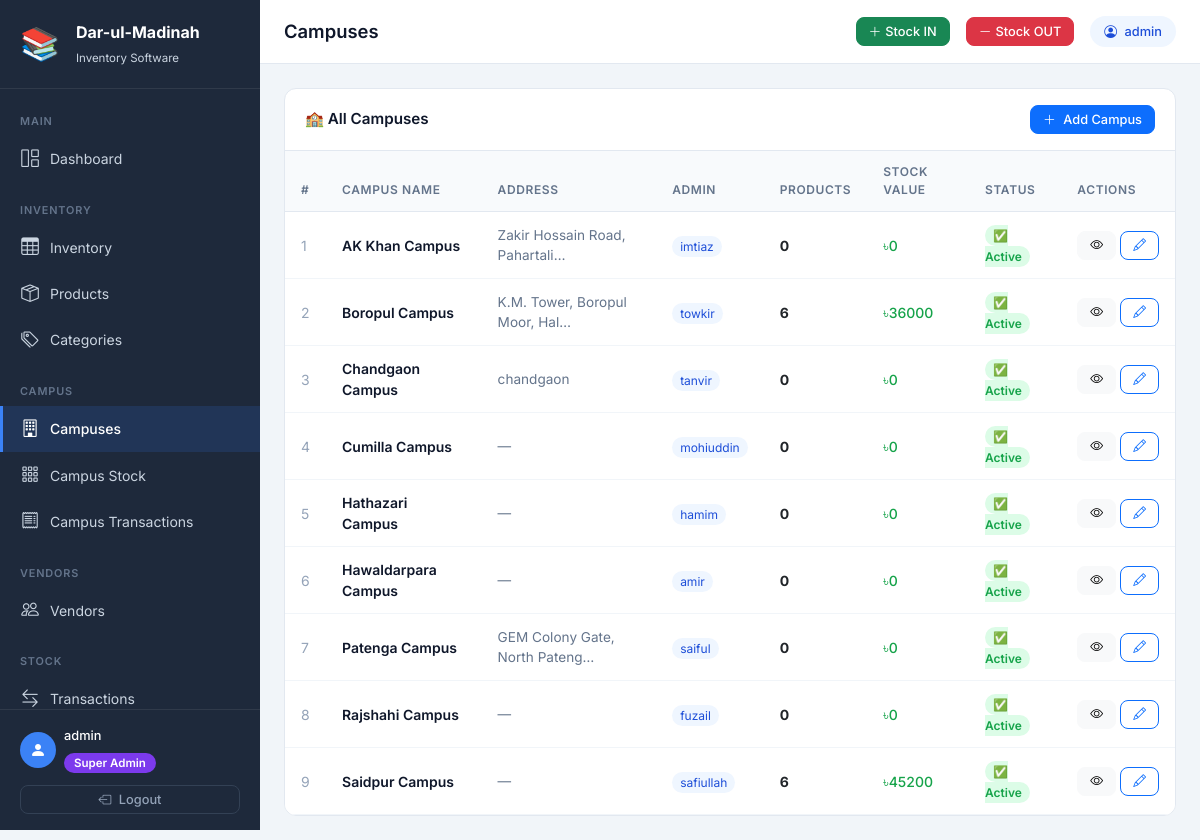
Screenshot of /campuses/ (signed in) with the database file from the repository.
### inventory/models.py (models this page shows, shortened)
class Campus(models.Model):
    name = models.CharField(max_length=200, verbose_name="Campus Name")
    address = models.TextField(blank=True, null=True, verbose_name="Address")
    admin = models.OneToOneField(
        User, on_delete=models.SET_NULL,
        null=True, blank=True,
        related_name='campus', verbose_name="Campus Admin"
    )
    is_active = models.BooleanField(default=True, verbose_name="Active")
    created_at = models.DateTimeField(auto_now_add=True)
    class Meta:
        verbose_name = "Campus"
        verbose_name_plural = "Campuses"
        ordering = ['name']
    def total_stock_value(self):
        total = 0
        for ci in self.campus_inventories.all():
            total += ci.quantity * ci.product.selling_price
        return total
    def total_products(self):
        return self.campus_inventories.filter(quantity__gt=0).count()

class CampusInventory(models.Model):
    campus = models.ForeignKey(
        Campus, on_delete=models.CASCADE,
        related_name='campus_inventories',
        verbose_name="Campus"
    )
    product = models.ForeignKey(
        Product, on_delete=models.CASCADE,
        related_name='campus_inventories',
        verbose_name="Product"
    )
    quantity = models.PositiveIntegerField(default=0, verbose_name="Quantity")
    updated_at = models.DateTimeField(auto_now=True)
    updated_by = models.ForeignKey(
        User, on_delete=models.SET_NULL,
        null=True, blank=True,
        verbose_name="Updated By"
    )
    class Meta:
        verbose_name = "Campus Inventory"
        verbose_name_plural = "Campus Inventories"
        unique_together = ['campus', 'product']
        ordering = ['product__name']

class Product(models.Model):
    name = models.CharField(max_length=200, verbose_name="Product Name")
    category = models.ForeignKey(
        Category, on_delete=models.PROTECT,
        related_name='products', verbose_name="Category"
    )
    purchase_price = models.DecimalField(
        max_digits=10, decimal_places=2,
        verbose_name="Purchase Price (৳)"
    )
    selling_price = models.DecimalField(
        max_digits=10, decimal_places=2,
        verbose_name="Selling Price (৳)"
    )
    quantity = models.PositiveIntegerField(default=0, verbose_name="Current Stock")
    opening_stock = models.PositiveIntegerField(default=0, verbose_name="Opening Stock")
    low_stock_threshold = models.PositiveIntegerField(
        default=10, verbose_name="Low Stock Alert Threshold"
    )
    vendor = models.ForeignKey(
        'Vendor', on_delete=models.SET_NULL,
        null=True, blank=True,
        related_name='products', verbose_name="Vendor"
    )
    description = models.TextField(blank=True, null=True, verbose_name="Description")
    created_at = models.DateTimeField(auto_now_add=True)
    updated_at = models.DateTimeField(auto_now=True)
    class Meta:
        verbose_name = "Product"
        verbose_name_plural = "Products"
        ordering = ['name']

### inventory/views.py (the view)
# urls.py: path('campuses/', views.campus_list, name='campus_list'),
@login_required
def campus_list(request):
    if not is_super_admin(request.user):
        messages.error(request, '❌ Access denied!')
        return redirect('dashboard')
    campuses = Campus.objects.all()
    return render(request, 'inventory/campus_list.html', {
        'campuses': campuses,
        'page_title': 'Campuses',
    })

### inventory/views.py (called while the page is built)
def is_super_admin(user):
    return user.is_superuser or user.is_staff

### inventory/templates/inventory/campus_list.html (shortened to what this page needs)
{% extends "inventory/base.html" %}
{% block content %}
<div class="table-card">
    <div class="table-card-header">
        <h5>🏫 All Campuses</h5>
        <a href="{% url 'campus_create' %}" class="btn btn-primary btn-sm">
            <i class="bi bi-plus-lg me-1"></i> Add Campus
        </a>
    </div>
    <div style="overflow-x:auto;">
        <table class="table table-hover mb-0">
            <thead>
                <tr>
                    <th>#</th>
                    <th>Campus Name</th>
                    <th>Address</th>
                    <th>Admin</th>
                    <th>Products</th>
                    <th>Stock Value</th>
                    <th>Status</th>
                    <th>Actions</th>
                </tr>
            </thead>
            <tbody>
                {% for campus in campuses %}
                <tr>
                    <td style="color:#94a3b8;">{{ forloop.counter }}</td>
                    <td>
                        <a href="{% url 'campus_detail' campus.pk %}"
                            style="font-weight:600;color:#0f172a;text-decoration:none;">
                            {{ campus.name }}
                        </a>
                    </td>
                    <td style="color:#64748b;font-size:0.85rem;">
                        {{ campus.address|default:"—"|truncatechars:30 }}
                    </td>
                    <td>
                        {% if campus.admin %}
                            <span style="background:#eff6ff;color:#1d4ed8;padding:3px 8px;border-radius:20px;font-size:0.75rem;">
                                {{ campus.admin.username }}
                            </span>
                        {% else %}
                            <span style="color:#94a3b8;font-size:0.85rem;">Not assigned</span>
                        {% endif %}
                    </td>
                    <td>
                        <strong>{{ campus.total_products }}</strong>
                    </td>
                    <td style="color:#16a34a;font-weight:500;">
                        ৳{{ campus.total_stock_value|floatformat:0 }}
                    </td>
                    <td>
                        {% if campus.is_active %}
                            <span style="background:#dcfce7;color:#16a34a;padding:3px 8px;border-radius:20px;font-size:0.75rem;font-weight:600;">
                                ✅ Active
                            </span>
                        {% else %}
                            <span style="background:#fee2e2;color:#dc2626;padding:3px 8px;border-radius:20px;font-size:0.75rem;font-weight:600;">
                                ❌ Inactive
                            </span>
                        {% endif %}
                    </td>
                    <td>
                        <div class="d-flex gap-1">
                            <a href="{% url 'campus_detail' campus.pk %}"
                                class="btn btn-sm btn-light" title="View">
                                <i class="bi bi-eye"></i>
                            </a>
                            <a href="{% url 'campus_edit' campus.pk %}"
                                class="btn btn-sm btn-outline-primary" title="Edit">
                                <i class="bi bi-pencil"></i>
                            </a>
                        </div>
                    </td>
                </tr>
                {% endfor %}
            </tbody>
        </table>
    </div>
</div>
{% endblock %}

### inventory/templates/inventory/base.html (shortened to what this page needs)
<!DOCTYPE html>
<html lang="en">
<head>
    <link href="https://cdn.jsdelivr.net/npm/bootstrap@5.3.0/dist/css/bootstrap.min.css" rel="stylesheet">
    <link href="https://cdn.jsdelivr.net/npm/bootstrap-icons@1.11.0/font/bootstrap-icons.css" rel="stylesheet">
</head>
<body>
<aside class="sidebar">
    <a href="{% url 'dashboard' %}" class="sidebar-brand d-flex align-items-center gap-3">
        <div class="brand-icon">📚</div>
        <div>
            <span class="brand-title">Dar-ul-Madinah</span>
            <span class="brand-sub">
                {% if request.user.is_superuser or request.user.is_staff %}
                    Inventory Software
                {% else %}
                    Campus Portal
                {% endif %}
            </span>
        </div>
    </a>
    <nav class="sidebar-nav">
        <span class="nav-section-label">Main</span>
        <a href="{% url 'dashboard' %}" class="sidebar-link {% if request.resolver_match.url_name == 'dashboard' %}active{% endif %}">
            <i class="bi bi-grid-1x2"></i> Dashboard
        </a>
        {% if request.user.is_superuser or request.user.is_staff %}
        <span class="nav-section-label mt-2">Inventory</span>
        <a href="{% url 'inventory_overview' %}" class="sidebar-link {% if request.resolver_match.url_name == 'inventory_overview' %}active{% endif %}">
            <i class="bi bi-table"></i> Inventory
        </a>
        <a href="{% url 'product_list' %}" class="sidebar-link {% if 'product' in request.resolver_match.url_name %}active{% endif %}">
            <i class="bi bi-box-seam"></i> Products
        </a>
        <a href="{% url 'category_list' %}" class="sidebar-link {% if 'category' in request.resolver_match.url_name %}active{% endif %}">
            <i class="bi bi-tags"></i> Categories
        </a>
        <span class="nav-section-label mt-2">Campus</span>
        <a href="{% url 'campus_list' %}" class="sidebar-link {% if request.resolver_match.url_name == 'campus_list' or request.resolver_match.url_name == 'campus_create' or request.resolver_match.url_name == 'campus_edit' %}active{% endif %}">
            <i class="bi bi-building"></i> Campuses
        </a>
        <a href="{% url 'campus_stock_dashboard' %}" class="sidebar-link {% if request.resolver_match.url_name == 'campus_stock_dashboard' %}active{% endif %}">
            <i class="bi bi-grid-3x3-gap"></i> Campus Stock
        </a>
        <a href="{% url 'campus_transaction_report' %}" class="sidebar-link {% if request.resolver_match.url_name == 'campus_transaction_report' %}active{% endif %}">
            <i class="bi bi-receipt"></i> Campus Transactions
        </a>
        <span class="nav-section-label mt-2">Vendors</span>
        <a href="{% url 'vendor_list' %}" class="sidebar-link {% if 'vendor' in request.resolver_match.url_name %}active{% endif %}">
            <i class="bi bi-people"></i> Vendors
        </a>
        <span class="nav-section-label mt-2">Stock</span>
        <a href="{% url 'stock_log_list' %}" class="sidebar-link {% if request.resolver_match.url_name == 'stock_log_list' %}active{% endif %}">
            <i class="bi bi-arrow-left-right"></i> Transactions
        </a>
        {% endif %}
    </nav>
    <div class="sidebar-footer">
        <div class="d-flex align-items-center gap-2 mb-2">
            <div style="width:36px;height:36px;background:#3b82f6;border-radius:50%;display:flex;align-items:center;justify-content:center;">
                <i class="bi bi-person-fill text-white" style="font-size:1rem;"></i>
            </div>
            <div>
                <div style="color:#fff;font-size:0.8rem;font-weight:500;">
                    {{ request.user.get_full_name|default:request.user.username }}
                </div>
                <div class="mt-1">
                    {% if request.user.is_superuser or request.user.is_staff %}
                        <span class="role-badge-super">Super Admin</span>
                    {% else %}
                        <span class="role-badge-campus">Campus Admin</span>
                    {% endif %}
                </div>
            </div>
        </div>
        <a href="{% url 'logout' %}" class="btn btn-sm btn-outline-secondary w-100 mt-1" style="border-color:#334155;color:#94a3b8;">
            <i class="bi bi-box-arrow-left me-1"></i> Logout
        </a>
    </div>
</aside>
<div class="main-wrapper">
    <div class="top-navbar">
        <h1 class="page-heading flex-grow-1">
            {% block page_heading %}{{ page_title|default:"Dashboard" }}{% endblock %}
        </h1>
        {% if request.user.is_superuser or request.user.is_staff %}
            <a href="{% url 'stock_in' %}" class="btn btn-sm btn-success d-none d-md-flex align-items-center gap-1">
                <i class="bi bi-plus-lg"></i> Stock IN
            </a>
            <a href="{% url 'stock_out' %}" class="btn btn-sm btn-danger d-none d-md-flex align-items-center gap-1">
                <i class="bi bi-dash-lg"></i> Stock OUT
            </a>
        {% endif %}
        <div class="user-badge d-none d-md-block">
            <i class="bi bi-person-circle me-1"></i> {{ request.user.username }}
        </div>
    </div>
    <main class="page-content">
        {% block content %}{% endblock %}
    </main>
</div>
</body>
</html>

### inventory/templates/inventory/base.html (style rules this page uses)
:root { --sidebar-width: 260px; --sidebar-bg: #1e293b; --sidebar-text: #cbd5e1; --sidebar-active: #3b82f6; }
* { font-family: 'Inter', sans-serif; }
body { background-color: #f1f5f9; min-height: 100vh; }
.sidebar { width: var(--sidebar-width); min-height: 100vh; background: var(--sidebar-bg); position: fixed; top: 0; left: 0; z-index: 1000; display: flex; flex-direction: column; }
.sidebar-brand { padding: 20px; border-bottom: 1px solid rgba(255,255,255,0.08); text-decoration: none; }
.brand-title { color: #fff; font-size: 1rem; font-weight: 700; display: block; }
.brand-sub { color: var(--sidebar-text); font-size: 0.72rem; }
.brand-icon { font-size: 2rem; color: var(--sidebar-active); }
.sidebar-nav { flex: 1; padding: 12px 0; overflow-y: auto; overflow-x: hidden; max-height: calc(100vh - 180px); }
.nav-section-label { color: #64748b; font-size: 0.68rem; font-weight: 600; text-transform: uppercase; letter-spacing: 0.08em; padding: 12px 20px 6px; display: block; }
.sidebar-link { display: flex; align-items: center; gap: 10px; padding: 10px 20px; color: var(--sidebar-text); text-decoration: none; font-size: 0.875rem; transition: all 0.15s ease; position: relative; }
.sidebar-link.active { background: rgba(59,130,246,0.15); color: #fff; font-weight: 500; }
.sidebar-link.active::before { content: ''; position: absolute; left: 0; top: 0; bottom: 0; width: 3px; background: var(--sidebar-active); }
.sidebar-link i { font-size: 1.1rem; width: 20px; text-align: center; }
.sidebar-footer { padding: 16px 20px; border-top: 1px solid rgba(255,255,255,0.08); }
.main-wrapper { margin-left: var(--sidebar-width); min-height: 100vh; display: flex; flex-direction: column; }
.top-navbar { background: #fff; border-bottom: 1px solid #e2e8f0; height: 64px; display: flex; align-items: center; padding: 0 24px; gap: 16px; position: sticky; top: 0; z-index: 100; }
.page-heading { font-size: 1.15rem; font-weight: 600; color: #0f172a; margin: 0; }
.user-badge { background: #eff6ff; color: #1d4ed8; padding: 6px 14px; border-radius: 20px; font-size: 0.8rem; font-weight: 500; }
.role-badge-super { background: #7c3aed; color: #fff; padding: 3px 10px; border-radius: 20px; font-size: 0.72rem; font-weight: 600; }
.page-content { flex: 1; padding: 24px; }
.table-card { background: #fff; border-radius: 12px; border: 1px solid #e2e8f0; overflow: hidden; }
.table-card-header { padding: 16px 20px; border-bottom: 1px solid #e2e8f0; display: flex; align-items: center; justify-content: space-between; gap: 12px; }
.table-card-header h5 { margin: 0; font-size: 0.95rem; font-weight: 600; color: #0f172a; }
.table thead th { background: #f8fafc; color: #64748b; font-size: 0.75rem; font-weight: 600; text-transform: uppercase; letter-spacing: 0.05em; border-bottom: 1px solid #e2e8f0; padding: 12px 16px; }
.table tbody td { padding: 12px 16px; vertical-align: middle; border-bottom: 1px solid #f1f5f9; font-size: 0.875rem; }
.btn { border-radius: 8px; font-weight: 500; font-size: 0.875rem; }
.btn-sm { font-size: 0.8rem; padding: 4px 12px; }

### rows the page displays
Campus: name "AK Khan Campus", address "Zakir Hossain Road, Pahartali…", admin.username "imtiaz", total_products "0", total_stock_value "0", is_active "✅ Active"
Campus: name "Boropul Campus", address "K.M. Tower, Boropul Moor, Hal…", admin.username "towkir", total_products "6", total_stock_value "36000", is_active "✅ Active"
Campus: name "Chandgaon Campus", address "chandgaon", admin.username "tanvir", total_products "0", total_stock_value "0", is_active "✅ Active"
Campus: name "Cumilla Campus", address "—", admin.username "mohiuddin", total_products "0", total_stock_value "0", is_active "✅ Active"
Campus: name "Hathazari Campus", address "—", admin.username "hamim", total_products "0", total_stock_value "0", is_active "✅ Active"
Campus: name "Hawaldarpara Campus", address "—", admin.username "amir", total_products "0", total_stock_value "0", is_active "✅ Active"
Campus: name "Patenga Campus", address "GEM Colony Gate, North Pateng…", admin.username "saiful", total_products "0", total_stock_value "0", is_active "✅ Active"
Campus: name "Rajshahi Campus", address "—", admin.username "fuzail", total_products "0", total_stock_value "0", is_active "✅ Active"
Campus: name "Saidpur Campus", address "—", admin.username "safiullah", total_products "6", total_stock_value "45200", is_active "✅ Active"

### other values shown
{{ request.user.get_full_name|default:request.user.username }} "admin"
{{ page_title|default:"Dashboard" }} "Campuses"
{{ request.user.username }} "admin"
